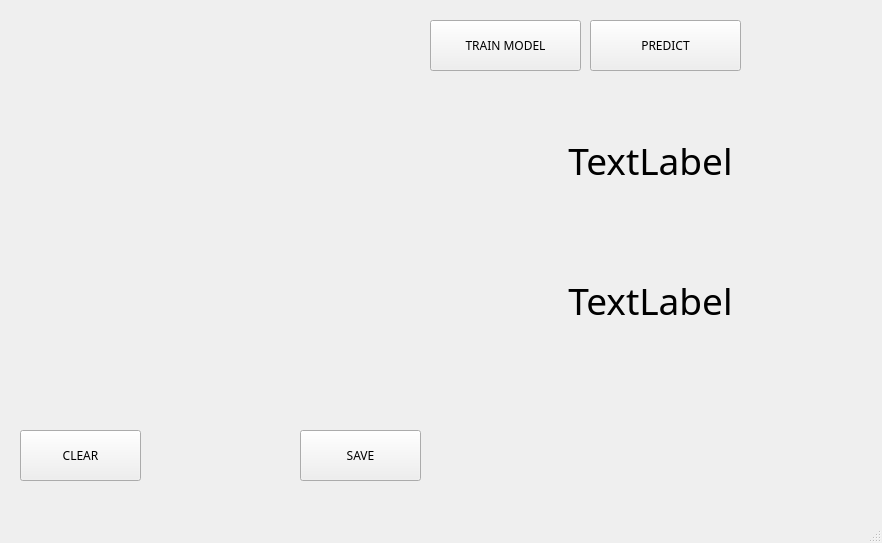
<?xml version="1.0" encoding="UTF-8"?>
<ui version="4.0">
 <class>MainWindow</class>
 <widget class="QMainWindow" name="MainWindow">
  <property name="geometry">
   <rect>
    <x>0</x>
    <y>0</y>
    <width>882</width>
    <height>543</height>
   </rect>
  </property>
  <property name="windowTitle">
   <string>MainWindow</string>
  </property>
  <widget class="QWidget" name="centralwidget">
   <widget class="QWidget" name="widgetDigit" native="true">
    <property name="geometry">
     <rect>
      <x>20</x>
      <y>20</y>
      <width>400</width>
      <height>400</height>
     </rect>
    </property>
    <property name="font">
     <font>
      <family>NanumGothic</family>
     </font>
    </property>
   </widget>
   <widget class="QPushButton" name="pbClear">
    <property name="geometry">
     <rect>
      <x>20</x>
      <y>430</y>
      <width>121</width>
      <height>51</height>
     </rect>
    </property>
    <property name="font">
     <font>
      <family>NanumGothic</family>
     </font>
    </property>
    <property name="text">
     <string>CLEAR</string>
    </property>
   </widget>
   <widget class="QPushButton" name="pbSave">
    <property name="geometry">
     <rect>
      <x>300</x>
      <y>430</y>
      <width>121</width>
      <height>51</height>
     </rect>
    </property>
    <property name="font">
     <font>
      <family>NanumGothic</family>
     </font>
    </property>
    <property name="text">
     <string>SAVE</string>
    </property>
   </widget>
   <widget class="QPushButton" name="pbTrain">
    <property name="geometry">
     <rect>
      <x>430</x>
      <y>20</y>
      <width>151</width>
      <height>51</height>
     </rect>
    </property>
    <property name="font">
     <font>
      <family>NanumGothic</family>
     </font>
    </property>
    <property name="text">
     <string>TRAIN MODEL</string>
    </property>
   </widget>
   <widget class="QPushButton" name="pbPredict">
    <property name="geometry">
     <rect>
      <x>590</x>
      <y>20</y>
      <width>151</width>
      <height>51</height>
     </rect>
    </property>
    <property name="font">
     <font>
      <family>NanumGothic</family>
     </font>
    </property>
    <property name="text">
     <string>PREDICT</string>
    </property>
   </widget>
   <widget class="QLabel" name="lblPredict1">
    <property name="geometry">
     <rect>
      <x>440</x>
      <y>90</y>
      <width>421</width>
      <height>141</height>
     </rect>
    </property>
    <property name="font">
     <font>
      <family>NanumGothic</family>
      <pointsize>28</pointsize>
     </font>
    </property>
    <property name="text">
     <string>TextLabel</string>
    </property>
    <property name="alignment">
     <set>Qt::AlignCenter</set>
    </property>
   </widget>
   <widget class="QLabel" name="lblPredict2">
    <property name="geometry">
     <rect>
      <x>440</x>
      <y>230</y>
      <width>421</width>
      <height>141</height>
     </rect>
    </property>
    <property name="font">
     <font>
      <family>NanumGothic</family>
      <pointsize>28</pointsize>
     </font>
    </property>
    <property name="text">
     <string>TextLabel</string>
    </property>
    <property name="alignment">
     <set>Qt::AlignCenter</set>
    </property>
   </widget>
  </widget>
  <widget class="QMenuBar" name="menubar">
   <property name="geometry">
    <rect>
     <x>0</x>
     <y>0</y>
     <width>882</width>
     <height>26</height>
    </rect>
   </property>
  </widget>
  <widget class="QStatusBar" name="statusbar"/>
 </widget>
 <tabstops>
  <tabstop>pbClear</tabstop>
  <tabstop>pbSave</tabstop>
  <tabstop>pbTrain</tabstop>
  <tabstop>pbPredict</tabstop>
 </tabstops>
 <resources/>
 <connections/>
</ui>
